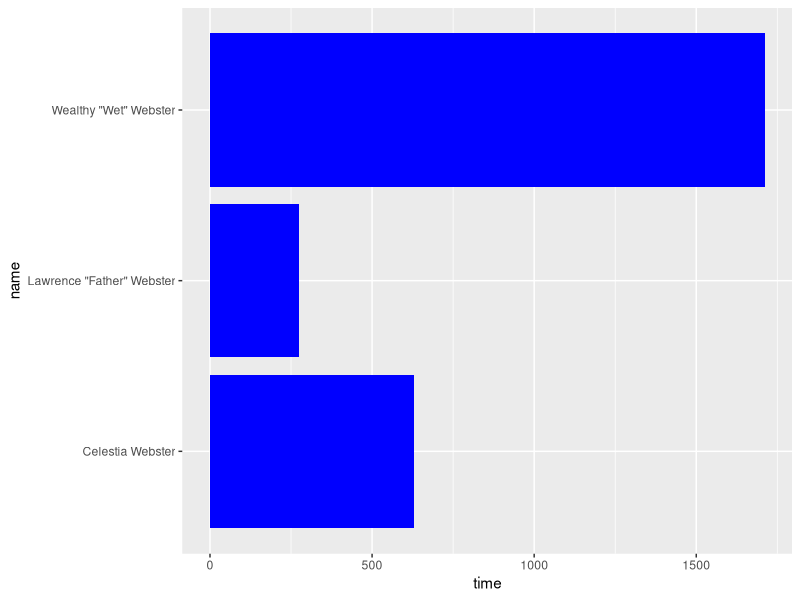

This chart was generated by the following R code:
## ---- chunk 1
library(tidyverse)

csickness <- read_csv("c_sickness.csv")
father <- read_csv("fathers_death.csv")
wsickness <- read.csv("w_sickness.csv")

csickness <-subset(csickness, select = -date)
father <- subset(father, select = -date)
wsickness <- subset(wsickness, select = -date)


# Combine data frames

familysickness <- rbind(csickness, father, wsickness)

# ggplot

familysickness |>
  ggplot(aes(x = time, y = name, fill = ))+
  geom_col(fill = 'blue')
  
